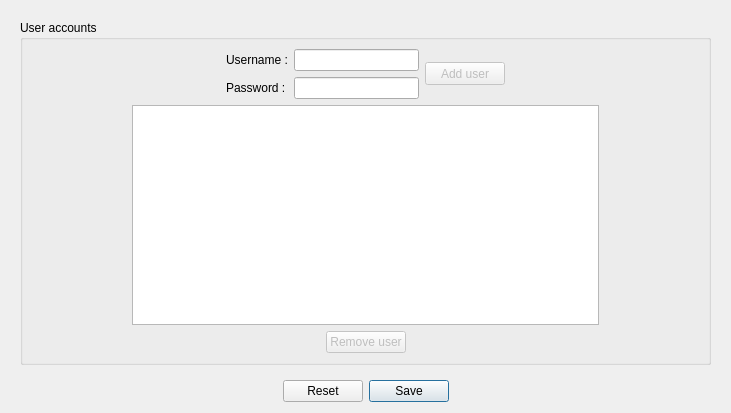
<?xml version="1.0" encoding="UTF-8"?>
<ui version="4.0">
 <class>useraccountsconfiguration</class>
 <widget class="QWidget" name="useraccountsconfiguration">
  <property name="geometry">
   <rect>
    <x>0</x>
    <y>0</y>
    <width>731</width>
    <height>413</height>
   </rect>
  </property>
  <property name="windowTitle">
   <string>Form</string>
  </property>
  <layout class="QGridLayout" name="gridLayout_3">
   <item row="0" column="0">
    <widget class="QScrollArea" name="scrollArea">
     <property name="frameShape">
      <enum>QFrame::NoFrame</enum>
     </property>
     <property name="widgetResizable">
      <bool>true</bool>
     </property>
     <widget class="QWidget" name="scrollAreaWidgetContents">
      <property name="geometry">
       <rect>
        <x>0</x>
        <y>0</y>
        <width>713</width>
        <height>366</height>
       </rect>
      </property>
      <layout class="QGridLayout" name="gridLayout_2">
       <item row="0" column="0">
        <widget class="QGroupBox" name="userAccountsGroupBox">
         <property name="title">
          <string>User accounts</string>
         </property>
         <layout class="QGridLayout" name="gridLayout">
          <item row="0" column="0">
           <layout class="QHBoxLayout" name="horizontalLayout_4">
            <item>
             <spacer name="horizontalSpacer_7">
              <property name="orientation">
               <enum>Qt::Horizontal</enum>
              </property>
              <property name="sizeHint" stdset="0">
               <size>
                <width>40</width>
                <height>20</height>
               </size>
              </property>
             </spacer>
            </item>
            <item>
             <layout class="QVBoxLayout" name="verticalLayout">
              <item>
               <layout class="QFormLayout" name="formLayout">
                <item row="0" column="0">
                 <widget class="QLabel" name="label_suername">
                  <property name="text">
                   <string>Username :</string>
                  </property>
                 </widget>
                </item>
                <item row="0" column="1">
                 <widget class="QLineEdit" name="userName_lineEdit">
                  <property name="clearButtonEnabled">
                   <bool>true</bool>
                  </property>
                 </widget>
                </item>
                <item row="1" column="0">
                 <widget class="QLabel" name="label_password">
                  <property name="text">
                   <string>Password :</string>
                  </property>
                 </widget>
                </item>
                <item row="1" column="1">
                 <widget class="QLineEdit" name="password_lineEdit">
                  <property name="echoMode">
                   <enum>QLineEdit::Password</enum>
                  </property>
                  <property name="clearButtonEnabled">
                   <bool>true</bool>
                  </property>
                 </widget>
                </item>
               </layout>
              </item>
             </layout>
            </item>
            <item>
             <widget class="QPushButton" name="user_add_pushButton">
              <property name="enabled">
               <bool>false</bool>
              </property>
              <property name="sizePolicy">
               <sizepolicy hsizetype="Preferred" vsizetype="Preferred">
                <horstretch>0</horstretch>
                <verstretch>0</verstretch>
               </sizepolicy>
              </property>
              <property name="maximumSize">
               <size>
                <width>16777215</width>
                <height>23</height>
               </size>
              </property>
              <property name="font">
               <font>
                <weight>50</weight>
                <bold>false</bold>
               </font>
              </property>
              <property name="text">
               <string>Add user</string>
              </property>
              <property name="flat">
               <bool>false</bool>
              </property>
             </widget>
            </item>
            <item>
             <spacer name="horizontalSpacer_8">
              <property name="orientation">
               <enum>Qt::Horizontal</enum>
              </property>
              <property name="sizeHint" stdset="0">
               <size>
                <width>40</width>
                <height>20</height>
               </size>
              </property>
             </spacer>
            </item>
           </layout>
          </item>
          <item row="2" column="0">
           <layout class="QHBoxLayout" name="horizontalLayout_3">
            <item>
             <spacer name="horizontalSpacer">
              <property name="orientation">
               <enum>Qt::Horizontal</enum>
              </property>
              <property name="sizeHint" stdset="0">
               <size>
                <width>40</width>
                <height>20</height>
               </size>
              </property>
             </spacer>
            </item>
            <item>
             <widget class="QPushButton" name="user_remove_pushButton">
              <property name="enabled">
               <bool>false</bool>
              </property>
              <property name="sizePolicy">
               <sizepolicy hsizetype="Preferred" vsizetype="Preferred">
                <horstretch>0</horstretch>
                <verstretch>0</verstretch>
               </sizepolicy>
              </property>
              <property name="font">
               <font>
                <weight>50</weight>
                <bold>false</bold>
               </font>
              </property>
              <property name="text">
               <string>Remove user</string>
              </property>
              <property name="flat">
               <bool>false</bool>
              </property>
             </widget>
            </item>
            <item>
             <spacer name="horizontalSpacer_2">
              <property name="orientation">
               <enum>Qt::Horizontal</enum>
              </property>
              <property name="sizeHint" stdset="0">
               <size>
                <width>40</width>
                <height>20</height>
               </size>
              </property>
             </spacer>
            </item>
           </layout>
          </item>
          <item row="1" column="0">
           <layout class="QHBoxLayout" name="horizontalLayout_2">
            <item>
             <spacer name="horizontalSpacer_3">
              <property name="orientation">
               <enum>Qt::Horizontal</enum>
              </property>
              <property name="sizeType">
               <enum>QSizePolicy::Preferred</enum>
              </property>
              <property name="sizeHint" stdset="0">
               <size>
                <width>100</width>
                <height>20</height>
               </size>
              </property>
             </spacer>
            </item>
            <item>
             <widget class="QListWidget" name="userAccountsList">
              <property name="sizeAdjustPolicy">
               <enum>QAbstractScrollArea::AdjustIgnored</enum>
              </property>
              <property name="alternatingRowColors">
               <bool>true</bool>
              </property>
              <property name="viewMode">
               <enum>QListView::ListMode</enum>
              </property>
              <property name="uniformItemSizes">
               <bool>false</bool>
              </property>
              <property name="selectionRectVisible">
               <bool>false</bool>
              </property>
             </widget>
            </item>
            <item>
             <spacer name="horizontalSpacer_4">
              <property name="orientation">
               <enum>Qt::Horizontal</enum>
              </property>
              <property name="sizeType">
               <enum>QSizePolicy::Preferred</enum>
              </property>
              <property name="sizeHint" stdset="0">
               <size>
                <width>100</width>
                <height>20</height>
               </size>
              </property>
             </spacer>
            </item>
           </layout>
          </item>
         </layout>
        </widget>
       </item>
      </layout>
     </widget>
    </widget>
   </item>
   <item row="1" column="0">
    <widget class="QDialogButtonBox" name="buttonBoxUserAccounts">
     <property name="orientation">
      <enum>Qt::Horizontal</enum>
     </property>
     <property name="standardButtons">
      <set>QDialogButtonBox::Reset|QDialogButtonBox::Save</set>
     </property>
     <property name="centerButtons">
      <bool>true</bool>
     </property>
    </widget>
   </item>
  </layout>
 </widget>
 <tabstops>
  <tabstop>userAccountsList</tabstop>
  <tabstop>user_remove_pushButton</tabstop>
  <tabstop>scrollArea</tabstop>
 </tabstops>
 <resources/>
 <connections/>
</ui>
